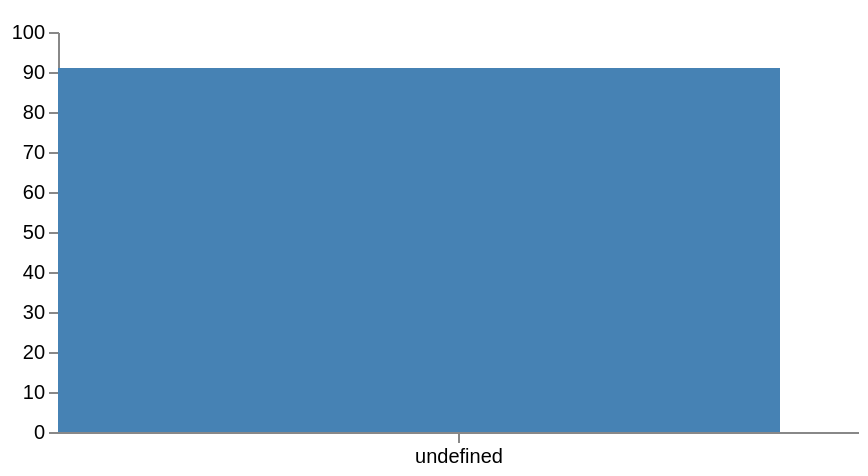

This figure's Vega-Lite source:
### Vega specification from a JSON file in a GitHub repository (floating-point values rounded to 4 significant figures)
{"$schema": "https://vega.github.io/schema/vega/v5.json", "description": "A basic bar chart example, with value labels shown upon pointer hover.", "width": 400, "height": 200, "padding": 5, "data": [{"name": "table", "values": [{"category": "A", "amount": 28}, {"category": "B", "amount": 55}, {"category": "C", "amount": 43}, {"category": "D", "amount": 91}, {"category": "E", "amount": 81}, {"category": "F", "amount": 53}, {"category": "G", "amount": 19}, {"category": "H", "amount": 87}]}], "signals": [{"name": "tooltip", "value": {}, "on": [{"events": "rect:pointerover", "update": "datum"}, {"events": "rect:pointerout", "update": "{}"}]}], "scales": [{"name": "xscale", "type": "band", "domain": {"data": "table", "field": "categoy"}, "range": "width", "padding": 0.05, "round": true}, {"name": "yscale", "domain": {"data": "table", "field": "amount"}, "nice": true, "range": "height"}], "axes": [{"orient": "bottom", "scale": "xscale"}, {"orient": "left", "scale": "yscale"}], "marks": [{"type": "rect", "from": {"data": "table"}, "encode": {"enter": {"x": {"scale": "xscale", "field": "category"}, "width": {"scale": "xscale", "band": 1}, "y": {"scale": "yscale", "field": "amount"}, "y2": {"scale": "yscale", "value": 0}}, "update": {"fill": {"value": "steelblue"}}, "hover": {"fill": {"value": "red"}}}}, {"type": "text", "encode": {"enter": {"align": {"value": "center"}, "baseline": {"value": "bottom"}, "fill": {"value": "#333"}}, "update": {"x": {"scale": "xscale", "signal": "tooltip.category", "band": 0.5}, "y": {"scale": "yscale", "signal": "tooltip.amount", "offset": -2}, "text": {"signal": "tooltip.amount"}, "fillOpacity": [{"test": "datum === tooltip", "value": 0}, {"value": 1}]}}}]}
